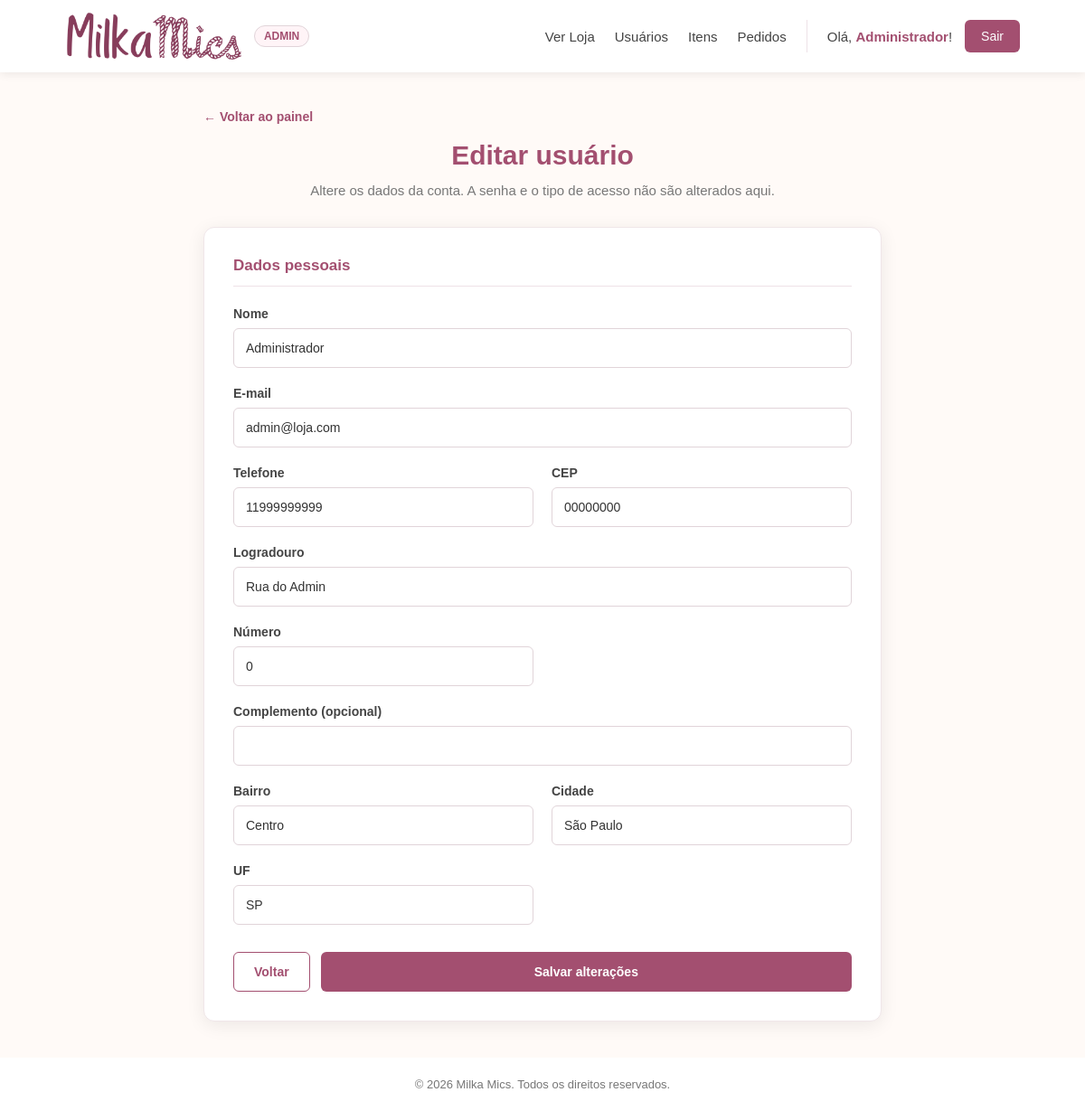
Screenshot of /editar_usuario.php?id=1 (signed in) with the database file from the repository.
### tables this page shows
CREATE TABLE USUARIOS(
    ID       INT AUTO_INCREMENT PRIMARY KEY,
    NOME     VARCHAR(100) NOT NULL,
    TELEFONE VARCHAR(20) NOT NULL,
    EMAIL    VARCHAR(150) NOT NULL UNIQUE,
    SENHA    VARCHAR(255) NOT NULL,
    
     
    CEP         VARCHAR(9) NOT NULL,
    LOGRADOURO  VARCHAR(255) NOT NULL,
    NUMERO      VARCHAR(20) NOT NULL,
    COMPLEMENTO VARCHAR(100) DEFAULT NULL,
    BAIRRO      VARCHAR(100) NOT NULL,
    CIDADE      VARCHAR(100) NOT NULL,
    UF          CHAR(2) NOT NULL,

     
    TIPO ENUM('cliente', 'admin') NOT NULL DEFAULT 'cliente',
    CRIADO_EM TIMESTAMP DEFAULT CURRENT_TIMESTAMP
);

### config/auth.php (called while the page is built, shortened)
<?php
function e($valor): string
{
    return htmlspecialchars((string) $valor, ENT_QUOTES, 'UTF-8');
}

### editar_usuario.php (the view, shortened to what this page needs)
<?php
require_once __DIR__ . '/config/conexao.php';
require_once __DIR__ . '/config/auth.php';
$id    = (int) ($_GET['id'] ?? $_POST['id'] ?? 0);
$campos = [
    'NOME'        => ['rotulo' => 'Nome',        'max' => 100, 'obrigatorio' => true],
    'EMAIL'       => ['rotulo' => 'E-mail',      'max' => 150, 'obrigatorio' => true],
    'TELEFONE'    => ['rotulo' => 'Telefone',    'max' => 20,  'obrigatorio' => true],
    'CEP'         => ['rotulo' => 'CEP',         'max' => 9,   'obrigatorio' => true],
    'LOGRADOURO'  => ['rotulo' => 'Logradouro',  'max' => 255, 'obrigatorio' => true],
    'NUMERO'      => ['rotulo' => 'Número',      'max' => 20,  'obrigatorio' => true],
    'COMPLEMENTO' => ['rotulo' => 'Complemento', 'max' => 100, 'obrigatorio' => false],
    'BAIRRO'      => ['rotulo' => 'Bairro',      'max' => 100, 'obrigatorio' => true],
    'CIDADE'      => ['rotulo' => 'Cidade',      'max' => 100, 'obrigatorio' => true],
    'UF'          => ['rotulo' => 'UF',          'max' => 2,   'obrigatorio' => true],
];
$busca = $conexao->prepare("SELECT * FROM USUARIOS WHERE id = ?");
$busca->bind_param('i', $id);
$busca->execute();
$usuario = $busca->get_result()->fetch_assoc();
$valores = $usuario;
require __DIR__ . '/admin/_topo.php';
?>
<div class="cabecalho">
    <h1>Editar usuário</h1>
    <p>Altere os dados da conta. A senha e o tipo de acesso não são alterados aqui.</p>
</div>
<div class="card">
    <form method="post" action="editar_usuario.php?id=<?= $id ?>">
        <h2 class="secao-titulo">Dados pessoais</h2>
        <div class="grade">
            <?php foreach ($campos as $coluna => $regra): ?>
                <?php if (in_array($coluna, ['NOME', 'EMAIL', 'LOGRADOURO', 'COMPLEMENTO'], true)): ?>
                    <div class="campo completo">
                <?php else: ?>
                    <div class="campo">
                <?php endif; ?>
                    <label for="<?= $coluna ?>">
                        <?= e($regra['rotulo']) ?><?= $regra['obrigatorio'] ? '' : ' (opcional)' ?>
                    </label>
                    <input id="<?= $coluna ?>"
                           type="<?= $coluna === 'EMAIL' ? 'email' : 'text' ?>"
                           name="<?= $coluna ?>"
                           maxlength="<?= (int) $regra['max'] ?>"
                           value="<?= e($valores[$coluna] ?? '') ?>"
                           <?= $regra['obrigatorio'] ? 'required' : '' ?>>
                </div>
            <?php endforeach; ?>
        </div>
        <div class="acoes">
            <a href="admin_usuarios.php" class="voltar">Voltar</a>
            <button type="submit">Salvar alterações</button>
        </div>
    </form>
</div>
<?php require __DIR__ . '/admin/_rodape.php'; ?>

### assets/css/style.css (style rules this page uses)
:root { --cor-principal: #a34f70; --cor-principal-escura: #873d5b; --cor-fundo: #fffaf7; --cor-texto: #333; --cor-texto-suave: #777; --cor-label: #444; --cor-placeholder: #aaa; --cor-borda-campo: #e1d4d9; --cor-borda-card: #f0e6e9; --cor-linha: #eee2e7; --cor-hover-claro: #fff4f7; --cor-branco: #fff; }
* { margin: 0; padding: 0; box-sizing: border-box; }
body { font-family: Arial, Helvetica, sans-serif; background: var(--cor-fundo); color: var(--cor-texto); min-height: 100vh; display: flex; flex-direction: column; }
.cabecalho { text-align: center; margin-bottom: 28px; }
.cabecalho h1 { color: var(--cor-principal); font-size: 30px; margin-bottom: 10px; }
.cabecalho p { color: var(--cor-texto-suave); font-size: 15px; line-height: 1.6; }
.card { background: var(--cor-branco); padding: 32px; border-radius: 12px; box-shadow: 0 4px 20px rgba(0, 0, 0, 0.08); border: 1px solid var(--cor-borda-card); }
.secao-titulo { font-size: 17px; font-weight: bold; color: var(--cor-principal); padding-bottom: 12px; margin-bottom: 22px; border-bottom: 1px solid var(--cor-linha); }
.grade { display: grid; grid-template-columns: repeat(2, minmax(0, 1fr)); gap: 20px; margin-bottom: 30px; }
.campo { display: flex; flex-direction: column; gap: 8px; }
.campo.completo { grid-column: 1 / -1; }
label { font-size: 14px; font-weight: 600; color: var(--cor-label); }
input, textarea { width: 100%; min-width: 0; height: 44px; padding: 0 13px; border: 1px solid var(--cor-borda-campo); border-radius: 6px; background: var(--cor-branco); color: var(--cor-texto); font-size: 14px; font-family: inherit; outline: none; transition: border-color 0.2s, box-shadow 0.2s; }
input::placeholder, textarea::placeholder { color: var(--cor-placeholder); }
.acoes { display: flex; gap: 12px; margin-top: 5px; flex-wrap: wrap; }
button, .btn-primario, .voltar, .secundario { min-height: 44px; padding: 0 22px; border-radius: 6px; font-size: 14px; font-weight: bold; cursor: pointer; text-decoration: none; display: inline-flex; align-items: center; justify-content: center; transition: background 0.2s; }
button, .btn-primario { border: none; background: var(--cor-principal); color: var(--cor-branco); }
.grade + .acoes button { flex: 1; }
.voltar, .secundario { border: 1px solid var(--cor-principal); background: var(--cor-branco); color: var(--cor-principal); }

### rows the page displays
usuarios: NOME "Administrador", EMAIL "admin@loja.com", TELEFONE "11999999999", CEP "00000000", LOGRADOURO "Rua do Admin", NUMERO "0", BAIRRO "Centro", CIDADE "São Paulo", UF "SP"

### other values shown
$cab_nome "Administrador"
$regra['rotulo'] "Nome"
$regra['rotulo'] "E-mail"
$regra['rotulo'] "Telefone"
$regra['rotulo'] "CEP"
$regra['rotulo'] "Logradouro"
$regra['rotulo'] "Número"
$regra['rotulo'] "Complemento"
$regra['rotulo'] "Bairro"
$regra['rotulo'] "Cidade"
$regra['rotulo'] "UF"
